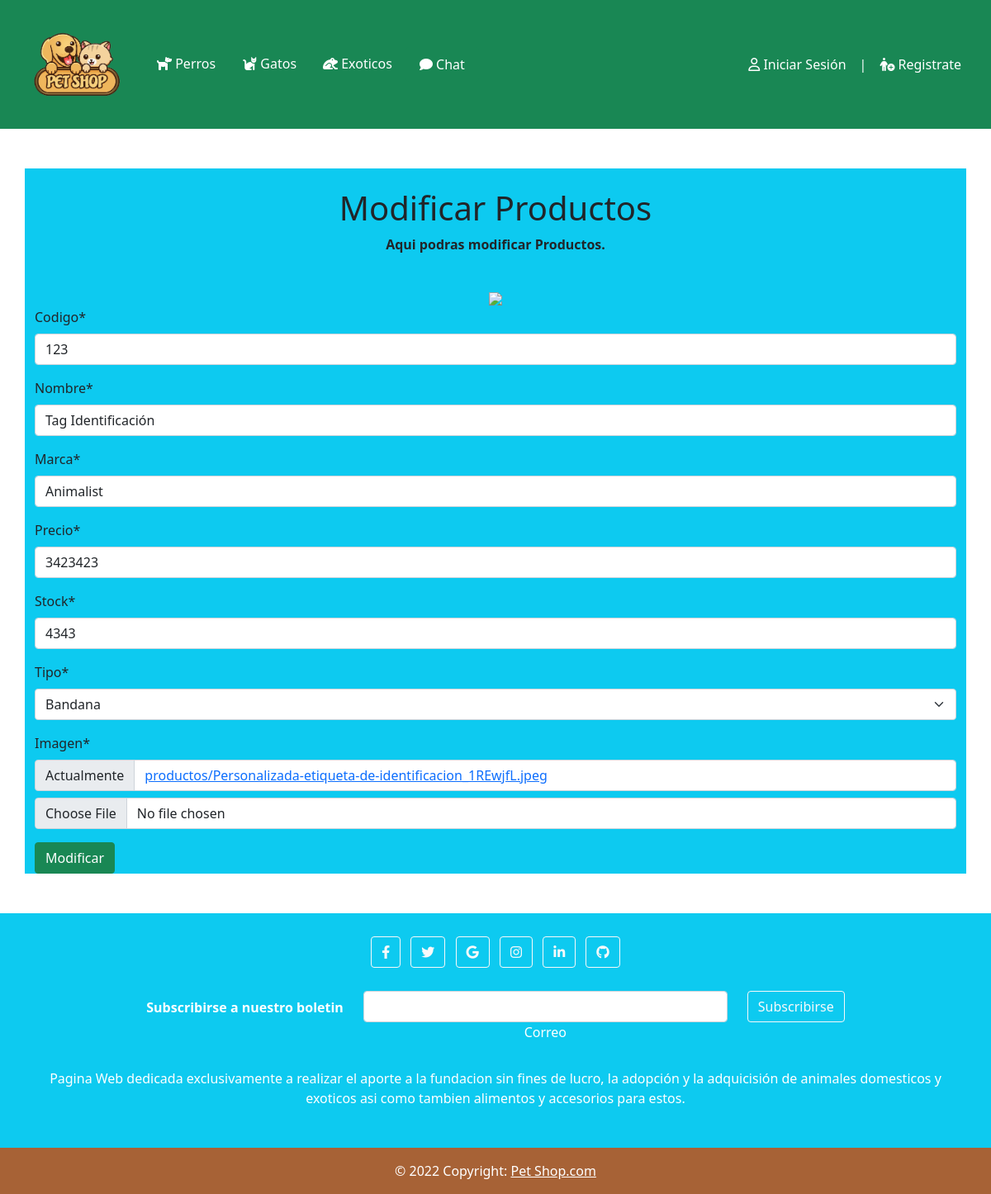
/modificar_producto/123/, run on the app's committed database.
### app/models.py (models this page shows, shortened)
class Producto(models.Model):
    codigo = models.IntegerField(null=False,primary_key=True)
    nombre = models.CharField(max_length=20)
    marca = models.CharField(max_length=20)
    precio = models.IntegerField()
    stock = models.IntegerField()
    tipo = models.ForeignKey(TipoProducto,on_delete=models.CASCADE)
    imagen = models.ImageField(upload_to="productos", null=True)
    created_at = models.DateField(auto_now_add=True)
    updated_at = models.DateField(auto_now=True)
    class Meta:
        db_table = 'db_producto'

class TipoProducto(models.Model):
    tipo = models.CharField(max_length=20)
    def __str__(self):
        return self.tipo
    class Meta:
        db_table = 'db_tipo_producto'

### app/views.py (the view)
# urls.py: path('modificar_producto/<codigo>/', modificar_producto ,name="modificar_producto"),
def modificar_producto (request, codigo):
    producto = Producto.objects.get(codigo=codigo)
    datos = {
        'form' : ProductoForm(instance=producto)
    }
    if request.method == 'POST':
        formulario = ProductoForm(request.POST, files=request.FILES,instance=producto)
        if formulario.is_valid():
            formulario.save()
            datos['mensaje'] = "Producto modificado correctamente!"
            datos['form'] = formulario
    return render(request, 'app/productos/modificar_producto.html',datos)

### app/forms.py
class ProductoForm(ModelForm):
    nombre = forms.CharField(min_length=5,max_length=20)
    precio = forms.IntegerField(min_value=400)
    class Meta:
        model = Producto
        fields = ['codigo','nombre','marca','precio','stock', 'tipo', 'imagen']
        widgets = {
            'fecha_ingreso' : forms.SelectDateWidget(years=range(2020,2023))
        }

### app/templates/app/productos/modificar_producto.html (shortened to what this page needs)
{% extends 'app/base.html' %}
{% load static %}
{% load crispy_forms_tags %}
{% block contenido %}
<br>
<br>
<div class="container pt3, text-center, bg-info">
    <div class="container text-center  font-weight-bold">
        <br>
        <h1>Modificar Productos</h1>
        <p >Aqui podras modificar Productos.</p>
        <br>
        <img src="https://www.pngkit.com/png/full/94-943587_este-grficos-es-editar-el-icono-sobre-editores.png" height="200">
      </div>
<form action="" method="POST" enctype="multipart/form-data" >
<table>
    {{ form|crispy }}
</table>
    <input type="submit" class="btn btn-success" value="Modificar">
</form>
</div>
<br>
<br>
{% endblock %}

### app/static/app/css/style.css (style rules this page uses)
body { background-color: #eee }

### data on the page
Producto: codigo "123", nombre "Tag Identificación", marca "Animalist", precio "3423423", stock "4343"
TipoProducto: tipo "Bandana"
